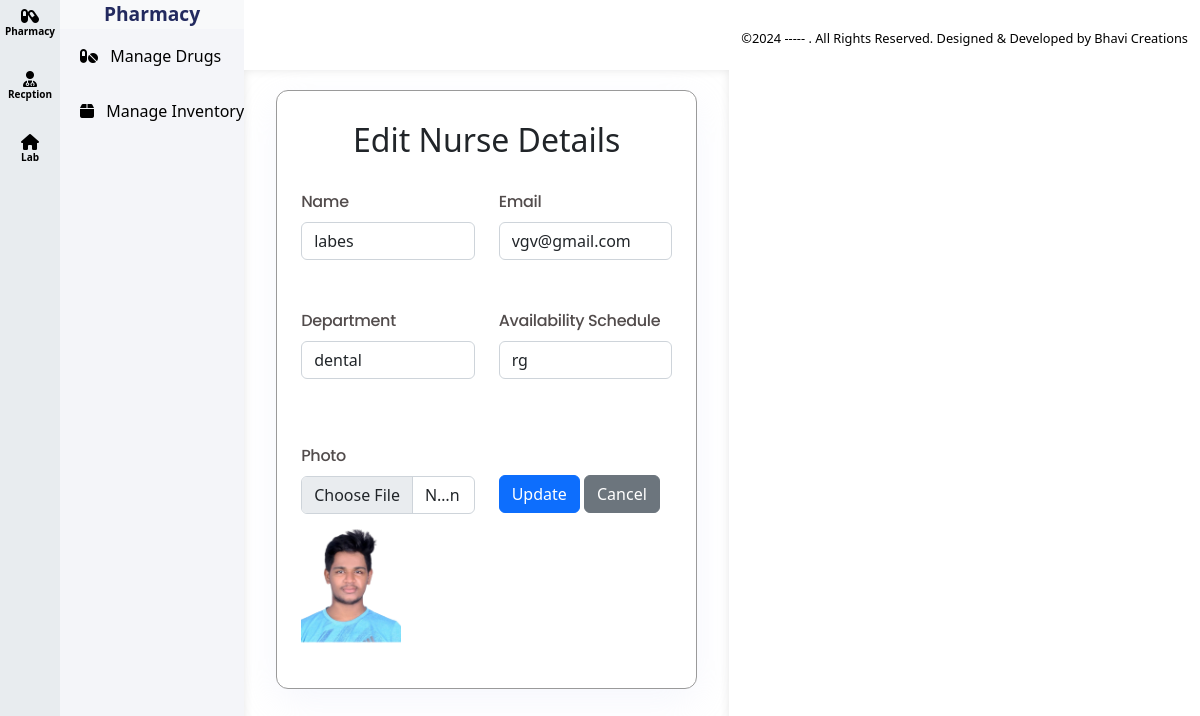
The page /edit_staff.php?id=8&type=nurse (signed in) on the database its author committed.
### tables this page shows
CREATE TABLE `nurses` (
  `id` int(11) NOT NULL,
  `name` varchar(100) NOT NULL,
  `department` varchar(100) DEFAULT NULL,
  `contact` varchar(15) DEFAULT NULL,
  `email` varchar(100) DEFAULT NULL,
  `availability_schedule` text DEFAULT NULL,
  `created_at` timestamp NOT NULL DEFAULT current_timestamp(),
  `photo` varchar(255) DEFAULT NULL,
  `status` tinyint(1) DEFAULT 1,
  `serial_number` int(11) DEFAULT NULL
);

### edit_staff.php (the view, shortened to what this page needs)
<div id="wrapper">
    <?php
    include "includes/sidebar.php";
    include "includes/header.php";
    $id = intval($_GET['id']);
    $type = htmlspecialchars($_GET['type']);
    $table = $type === 'nurse' ? 'nurses' : 'doctors';
    $redirectPath = $type === 'nurse' ? 'see_staff.php?type=nurse' : 'see_staff.php?type=doctor';
    try {
        $query = "SELECT * FROM $table WHERE id = :id";
        $stmt = $pdo->prepare($query);
        $stmt->execute(['id' => $id]);
        $staff = $stmt->fetch(PDO::FETCH_ASSOC);
    } catch (PDOException $e) {
        die("Error fetching staff details: " . $e->getMessage());
    }
    ?>
    <div id="content-wrapper" class="d-flex flex-column bg-white">
        <div id="content">
            <div class="container branch_container">
                <div class="col-md-11 col-lg-12 ul_border">
                    <h2 class="edit_h_tag">Edit <?= ucfirst($type); ?> Details</h2>
                    <div class="container">
                        <form method="POST" enctype="multipart/form-data">
                            <div class="form-group">
                                <div class="row">
                                    <div class="mb-5 col-md-6">
                                        <label class="control-label mb-2 field_txt" for="name">Name</label>
                                        <input type="text" name="name" id="name" class="form-control field_input_bg" value="<?= htmlspecialchars($staff['name']); ?>" required>
                                    </div>
                                    <div class="mb-5 col-md-6">
                                        <label class="control-label mb-2 field_txt" for="email">Email</label>
                                        <input type="email" name="email" id="email" class="form-control field_input_bg" value="<?= htmlspecialchars($staff['email']); ?>" required>
                                    </div>
                                    <div class="mb-5 col-md-6">
                                        <label class="control-label mb-2 field_txt" for="specialization_or_department"><?= $type === 'nurse' ? 'Department' : 'Specialization'; ?></label>
                                        <input type="text" name="specialization_or_department" id="specialization_or_department" class="form-control field_input_bg" value="<?= htmlspecialchars($staff[$type === 'nurse' ? 'department' : 'specialization']); ?>" required>
                                    </div>
                                    <div class="mb-5 col-md-6">
                                        <label class="control-label mb-2 field_txt" for="availability_schedule">Availability Schedule</label>
                                        <input type="text" name="availability_schedule" id="availability_schedule" class="form-control field_input_bg" value="<?= htmlspecialchars($staff['availability_schedule']); ?>" required>
                                    </div>
                                    <div class=" mt-3 col-md-6">
                                        <label class="control-label mb-2 field_txt" for="photo">Photo</label>
                                        <input type="file" name="photo" id="photo" class="form-control field_input_bg">
                                        <?php if (!empty($staff['photo'])): ?>
                                            <img src="assets/uploads/<?= htmlspecialchars($table); ?>/<?= htmlspecialchars($staff['photo']); ?>" alt="Current Photo" width="100">
                                        <?php else: ?>
                                            <span>No photo available</span>
                                        <?php endif; ?>
                                    </div>
                                    <div class="mt-5 col-md-6 ">
                                        <button type="submit" class="btn btn-primary">Update</button>
                                        <a href="<?= $redirectPath; ?>" class="btn btn-secondary ">Cancel</a>
                                    </div>
                                </div>
                            </div>
                        </form>
                    </div>
                </div>
            </div>
        </div>
    </div>
    <?php
    include "includes/footer.php";
    ?>
</div>

### assets/css/style.css (style rules this page uses)
.edit_h_tag { text-align: center; margin: 30px 0px; }
#wrapper { height: 100vh !important; }
#content-wrapper { flex: 1 !important; overflow-y: auto !important; padding: 20px !important; box-shadow: inset 0px 0px 10px rgba(0, 0, 0, 0.1) !important; }

### rows shown on the page
nurses: name "labes", email "vgv@gmail.com", specialization_or_department "dental", availability_schedule "rg", photo (picture)

### other values the page prints
$type "Nurse"
